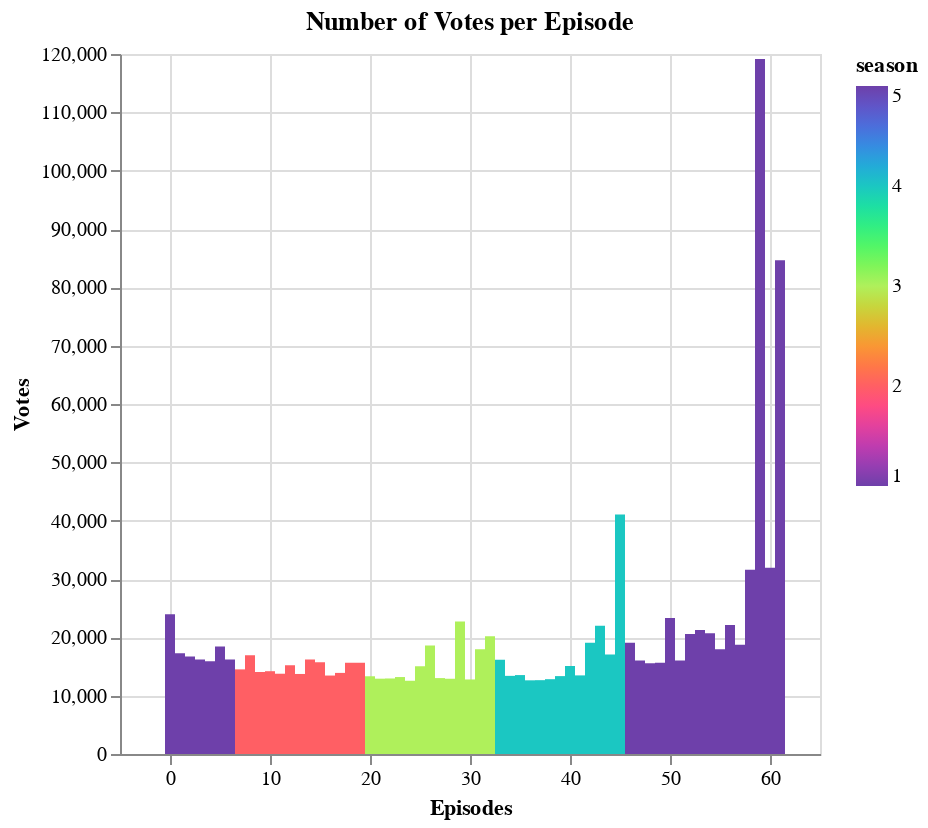

Here is the notebook cell this chart was saved with:
### Code cell
y1 = alt.Chart(df).mark_bar(color='red').encode(
    x='index',
    y='votes',
    color= alt.Color('season', scale=alt.Scale(scheme='rainbow')),
    tooltip = ["season","episode","year"]
).properties(
    title='Number of Votes per Episode',
     width=350,
     height=350
)

y1.encoding.y.title = 'Votes'
y1.encoding.x.title = 'Episodes'
y1.save('bbVotes.html')
y1

### Figure 1 — Vega-Lite specification as saved in the notebook (floating-point values rounded to 4 significant figures)
{"config": {"view": {"continuousWidth": 400, "continuousHeight": 300}}, "data": {"name": "data-608d1ab4fb742a21457fb202702c10ad"}, "mark": {"type": "bar", "color": "red"}, "encoding": {"color": {"type": "quantitative", "field": "season", "scale": {"scheme": "rainbow"}}, "tooltip": [{"type": "quantitative", "field": "season"}, {"type": "quantitative", "field": "episode"}, {"type": "quantitative", "field": "year"}], "x": {"type": "quantitative", "field": "index", "title": "Episodes"}, "y": {"type": "quantitative", "field": "votes", "title": "Votes"}}, "height": 350, "title": "Number of Votes per Episode", "width": 350, "$schema": "https://vega.github.io/schema/vega-lite/v4.8.1.json", "datasets": {"data-608d1ab4fb742a21457fb202702c10ad": [{"season": 1, "episode": 1, "title": "Pilot", "year": 2008, "votes": 23970, "rating": 9.0, "us-viewers": 1.41, "index": 0}, {"season": 1, "episode": 2, "title": "Cat's in the Bag...", "year": 2008, "votes": 17267, "rating": 8.7, "us-viewers": 1.49, "index": 1}, {"season": 1, "episode": 3, "title": "...And the Bag's in the River", "year": 2008, "votes": 16719, "rating": 8.8, "us-viewers": 1.08, "index": 2}, {"season": 1, "episode": 4, "title": "Cancer Man", "year": 2008, "votes": 16211, "rating": 8.3, "us-viewers": 1.09, "index": 3}, {"season": 1, "episode": 5, "title": "Gray Matter", "year": 2008, "votes": 15896, "rating": 8.4, "us-viewers": 0.97, "index": 4}, {"season": 1, "episode": 6, "title": "Crazy Handful of Nothin'", "year": 2008, "votes": 18447, "rating": 9.3, "us-viewers": 1.07, "index": 5}, {"season": 1, "episode": 7, "title": "A No-Rough-Stuff-Type Deal", "year": 2008, "votes": 16208, "rating": 8.9, "us-viewers": 1.5, "index": 6}, {"season": 2, "episode": 1, "title": "Seven Thirty-Seven", "year": 2009, "votes": 14506, "rating": 8.7, "us-viewers": 1.66, "index": 7}, {"season": 2, "episode": 2, "title": "Grilled", "year": 2009, "votes": 16918, "rating": 9.3, "us-viewers": 1.6, "index": 8}, {"season": 2, "episode": 3, "title": "Bit by a Dead Bee", "year": 2009, "votes": 14062, "rating": 8.4, "us-viewers": 1.13, "index": 9}, {"season": 2, "episode": 4, "title": "Down", "year": 2009, "votes": 14193, "rating": 8.3, "us-viewers": 1.29, "index": 10}, {"season": 2, "episode": 5, "title": "Breakage", "year": 2009, "votes": 13761, "rating": 8.4, "us-viewers": 1.21, "index": 11}, {"season": 2, "episode": 6, "title": "Peekaboo", "year": 2009, "votes": 15225, "rating": 8.9, "us-viewers": 1.41, "index": 12}, {"season": 2, "episode": 7, "title": "Negro Y Azul", "year": 2009, "votes": 13720, "rating": 8.7, "us-viewers": 0.0, "index": 13}, {"season": 2, "episode": 8, "title": "Better Call Saul", "year": 2009, "votes": 16213, "rating": 9.2, "us-viewers": 1.04, "index": 14}, {"season": 2, "episode": 9, "title": "4 Days Out", "year": 2009, "votes": 15728, "rating": 9.2, "us-viewers": 0.0, "index": 15}, {"season": 2, "episode": 10, "title": "Over", "year": 2009, "votes": 13450, "rating": 8.6, "us-viewers": 0.0, "index": 16}, {"season": 2, "episode": 11, "title": "Mandala", "year": 2009, "votes": 13903, "rating": 8.9, "us-viewers": 0.0, "index": 17}, {"season": 2, "episode": 12, "title": "Phoenix", "year": 2009, "votes": 15647, "rating": 9.3, "us-viewers": 0.0, "index": 18}, {"season": 2, "episode": 13, "title": "ABQ", "year": 2009, "votes": 15649, "rating": 9.3, "us-viewers": 1.5, "index": 19}, {"season": 3, "episode": 1, "title": "No Más", "year": 2010, "votes": 13324, "rating": 8.6, "us-viewers": 1.95, "index": 20}, {"season": 3, "episode": 2, "title": "Caballo sin Nombre", "year": 2010, "votes": 12912, "rating": 8.7, "us-viewers": 1.55, "index": 21}, {"season": 3, "episode": 3, "title": "I.F.T.", "year": 2010, "votes": 12948, "rating": 8.5, "us-viewers": 1.33, "index": 22}, {"season": 3, "episode": 4, "title": "Green Light", "year": 2010, "votes": 13190, "rating": 8.3, "us-viewers": 1.46, "index": 23}, {"season": 3, "episode": 5, "title": "Más", "year": 2010, "votes": 12557, "rating": 8.7, "us-viewers": 1.61, "index": 24}, {"season": 3, "episode": 6, "title": "Sunset", "year": 2010, "votes": 15028, "rating": 9.3, "us-viewers": 1.64, "index": 25}, {"season": 3, "episode": 7, "title": "One Minute", "year": 2010, "votes": 18580, "rating": 9.6, "us-viewers": 1.52, "index": 26}, {"season": 3, "episode": 8, "title": "I See You", "year": 2010, "votes": 13013, "rating": 8.8, "us-viewers": 1.78, "index": 27}, {"season": 3, "episode": 9, "title": "Kafkaesque", "year": 2010, "votes": 12901, "rating": 8.5, "us-viewers": 1.61, "index": 28}, {"season": 3, "episode": 10, "title": "Fly", "year": 2010, "votes": 22726, "rating": 7.8, "us-viewers": 1.2, "index": 29}, {"season": 3, "episode": 11, "title": "Abiquiu", "year": 2010, "votes": 12778, "rating": 8.5, "us-viewers": 1.32, "index": 30}, {"season": 3, "episode": 12, "title": "Half Measures", "year": 2010, "votes": 17954, "rating": 9.5, "us-viewers": 1.19, "index": 31}, {"season": 3, "episode": 13, "title": "Full Measure", "year": 2010, "votes": 20196, "rating": 9.7, "us-viewers": 1.56, "index": 32}, {"season": 4, "episode": 1, "title": "Box Cutter", "year": 2011, "votes": 16165, "rating": 9.2, "us-viewers": 2.58, "index": 33}, {"season": 4, "episode": 2, "title": "Thirty-Eight Snub", "year": 2011, "votes": 13396, "rating": 8.3, "us-viewers": 1.97, "index": 34}, {"season": 4, "episode": 3, "title": "Open House", "year": 2011, "votes": 13529, "rating": 8.1, "us-viewers": 1.71, "index": 35}, {"season": 4, "episode": 4, "title": "Bullet Points", "year": 2011, "votes": 12631, "rating": 8.7, "us-viewers": 1.83, "index": 36}, {"season": 4, "episode": 5, "title": "Shotgun", "year": 2011, "votes": 12658, "rating": 8.7, "us-viewers": 1.75, "index": 37}, {"season": 4, "episode": 6, "title": "Cornered", "year": 2011, "votes": 12825, "rating": 8.5, "us-viewers": 1.67, "index": 38}, {"season": 4, "episode": 7, "title": "Problem Dog", "year": 2011, "votes": 13352, "rating": 8.9, "us-viewers": 1.91, "index": 39}, {"season": 4, "episode": 8, "title": "Hermanos", "year": 2011, "votes": 15077, "rating": 9.3, "us-viewers": 1.98, "index": 40}, {"season": 4, "episode": 9, "title": "Bug", "year": 2011, "votes": 13476, "rating": 8.9, "us-viewers": 1.89, "index": 41}, {"season": 4, "episode": 10, "title": "Salud", "year": 2011, "votes": 19052, "rating": 9.6, "us-viewers": 1.8, "index": 42}, {"season": 4, "episode": 11, "title": "Crawl Space", "year": 2011, "votes": 22002, "rating": 9.7, "us-viewers": 1.55, "index": 43}, {"season": 4, "episode": 12, "title": "End Times", "year": 2011, "votes": 17070, "rating": 9.5, "us-viewers": 1.73, "index": 44}, {"season": 4, "episode": 13, "title": "Face Off", "year": 2011, "votes": 41062, "rating": 9.9, "us-viewers": 1.9, "index": 45}, {"season": 5, "episode": 1, "title": "Live Free or Die", "year": 2012, "votes": 19061, "rating": 9.3, "us-viewers": 2.93, "index": 46}, {"season": 5, "episode": 2, "title": "Madrigal", "year": 2012, "votes": 16021, "rating": 8.9, "us-viewers": 2.29, "index": 47}, {"season": 5, "episode": 3, "title": "Hazard Pay", "year": 2012, "votes": 15551, "rating": 8.9, "us-viewers": 2.2, "index": 48}, {"season": 5, "episode": 4, "title": "Fifty-One", "year": 2012, "votes": 15658, "rating": 8.9, "us-viewers": 2.29, "index": 49}, {"season": 5, "episode": 5, "title": "Dead Freight", "year": 2012, "votes": 23311, "rating": 9.7, "us-viewers": 2.48, "index": 50}, {"season": 5, "episode": 6, "title": "Buyout", "year": 2012, "votes": 16026, "rating": 9.1, "us-viewers": 2.81, "index": 51}, {"season": 5, "episode": 7, "title": "Say My Name", "year": 2012, "votes": 20586, "rating": 9.6, "us-viewers": 2.98, "index": 52}, {"season": 5, "episode": 8, "title": "Gliding Over All", "year": 2012, "votes": 21263, "rating": 9.6, "us-viewers": 2.78, "index": 53}, {"season": 5, "episode": 9, "title": "Blood Money", "year": 2013, "votes": 20694, "rating": 9.5, "us-viewers": 5.92, "index": 54}, {"season": 5, "episode": 10, "title": "Buried", "year": 2013, "votes": 17946, "rating": 9.2, "us-viewers": 4.77, "index": 55}, {"season": 5, "episode": 11, "title": "Confessions", "year": 2013, "votes": 22112, "rating": 9.6, "us-viewers": 4.85, "index": 56}, {"season": 5, "episode": 12, "title": "Rabid Dog", "year": 2013, "votes": 18740, "rating": 9.2, "us-viewers": 4.41, "index": 57}, {"season": 5, "episode": 13, "title": "To'hajiilee", "year": 2013, "votes": 31591, "rating": 9.8, "us-viewers": 5.11, "index": 58}, {"season": 5, "episode": 14, "title": "Ozymandias", "year": 2013, "votes": 119128, "rating": 10.0, "us-viewers": 6.37, "index": 59}, {"season": 5, "episode": 15, "title": "Granite State", "year": 2013, "votes": 31910, "rating": 9.7, "us-viewers": 6.58, "index": 60}, {"season": 5, "episode": 16, "title": "Felina", "year": 2013, "votes": 84651, "rating": 9.9, "us-viewers": 10.28, "index": 61}]}}
